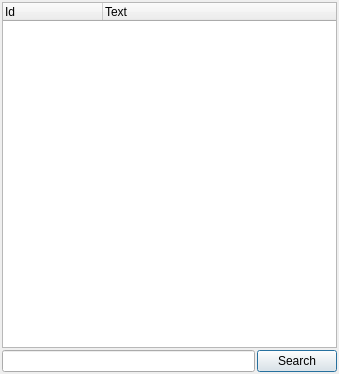
<?xml version="1.0" encoding="UTF-8"?>
<ui version="4.0">
 <class>TablePopup</class>
 <widget class="QDialog" name="TablePopup">
  <property name="windowModality">
   <enum>Qt::WindowModal</enum>
  </property>
  <property name="geometry">
   <rect>
    <x>0</x>
    <y>0</y>
    <width>339</width>
    <height>374</height>
   </rect>
  </property>
  <property name="windowTitle">
   <string>Form</string>
  </property>
  <layout class="QVBoxLayout" name="verticalLayout">
   <property name="spacing">
    <number>2</number>
   </property>
   <property name="margin">
    <number>2</number>
   </property>
   <item>
    <widget class="QTreeWidget" name="list">
     <property name="alternatingRowColors">
      <bool>true</bool>
     </property>
     <property name="rootIsDecorated">
      <bool>false</bool>
     </property>
     <property name="sortingEnabled">
      <bool>false</bool>
     </property>
     <column>
      <property name="text">
       <string>Id</string>
      </property>
     </column>
     <column>
      <property name="text">
       <string>Text</string>
      </property>
     </column>
    </widget>
   </item>
   <item>
    <layout class="QHBoxLayout" name="horizontalLayout">
     <item>
      <widget class="QLineEdit" name="search"/>
     </item>
     <item>
      <widget class="QPushButton" name="searchButton">
       <property name="text">
        <string>Search</string>
       </property>
       <property name="icon">
        <iconset resource="../resources.qrc">
         <normaloff>:/icons/resources/viewmag.png</normaloff>:/icons/resources/viewmag.png</iconset>
       </property>
      </widget>
     </item>
    </layout>
   </item>
  </layout>
 </widget>
 <resources>
  <include location="../resources.qrc"/>
 </resources>
 <connections/>
</ui>
